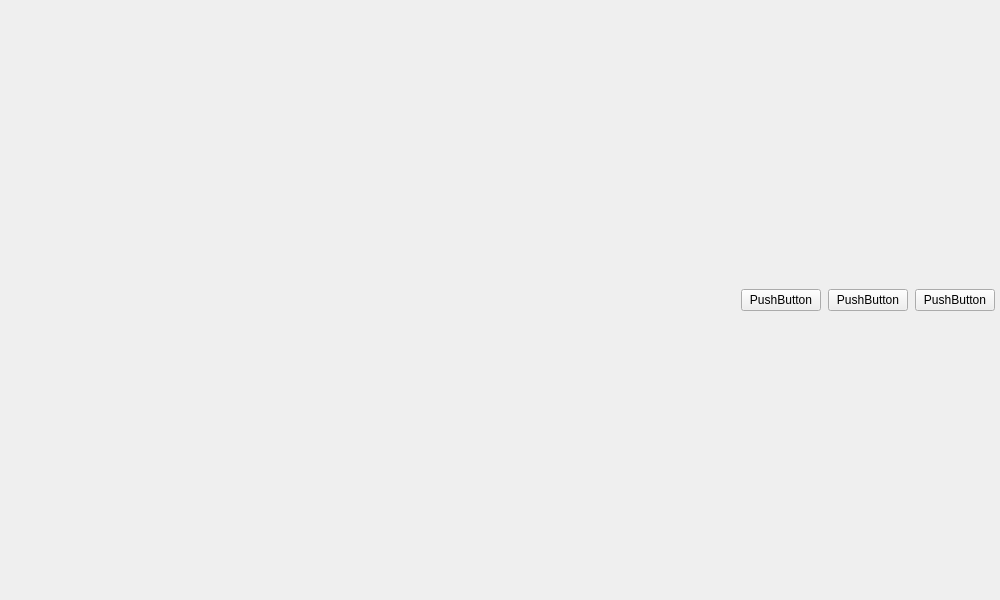
<?xml version="1.0" encoding="UTF-8"?>
<ui version="4.0">
 <class>MainWindow</class>
 <widget class="QMainWindow" name="MainWindow">
  <property name="geometry">
   <rect>
    <x>0</x>
    <y>0</y>
    <width>1000</width>
    <height>600</height>
   </rect>
  </property>
  <property name="windowTitle">
   <string>MainWindow</string>
  </property>
  <widget class="QWidget" name="centralwidget">
   <layout class="QHBoxLayout" name="horizontalLayout_2">
    <property name="leftMargin">
     <number>0</number>
    </property>
    <property name="topMargin">
     <number>0</number>
    </property>
    <property name="rightMargin">
     <number>0</number>
    </property>
    <property name="bottomMargin">
     <number>0</number>
    </property>
    <item>
     <layout class="QHBoxLayout" name="centralWidgetLayout">
      <property name="spacing">
       <number>7</number>
      </property>
      <property name="leftMargin">
       <number>5</number>
      </property>
      <property name="topMargin">
       <number>5</number>
      </property>
      <property name="rightMargin">
       <number>5</number>
      </property>
      <property name="bottomMargin">
       <number>5</number>
      </property>
      <item>
       <widget class="StartWindow" name="mainWindow" native="true">
        <property name="sizePolicy">
         <sizepolicy hsizetype="Preferred" vsizetype="Preferred">
          <horstretch>3</horstretch>
          <verstretch>0</verstretch>
         </sizepolicy>
        </property>
       </widget>
      </item>
      <item>
       <widget class="QPushButton" name="pushButton_3">
        <property name="text">
         <string>PushButton</string>
        </property>
       </widget>
      </item>
      <item>
       <widget class="QPushButton" name="pushButton_2">
        <property name="text">
         <string>PushButton</string>
        </property>
       </widget>
      </item>
      <item>
       <widget class="QPushButton" name="pushButton">
        <property name="text">
         <string>PushButton</string>
        </property>
       </widget>
      </item>
     </layout>
    </item>
   </layout>
  </widget>
 </widget>
 <customwidgets>
  <customwidget>
   <class>StartWindow</class>
   <extends>QWidget</extends>
   <header>views/start/StartWindow.h</header>
   <container>1</container>
  </customwidget>
 </customwidgets>
 <resources/>
 <connections/>
</ui>
